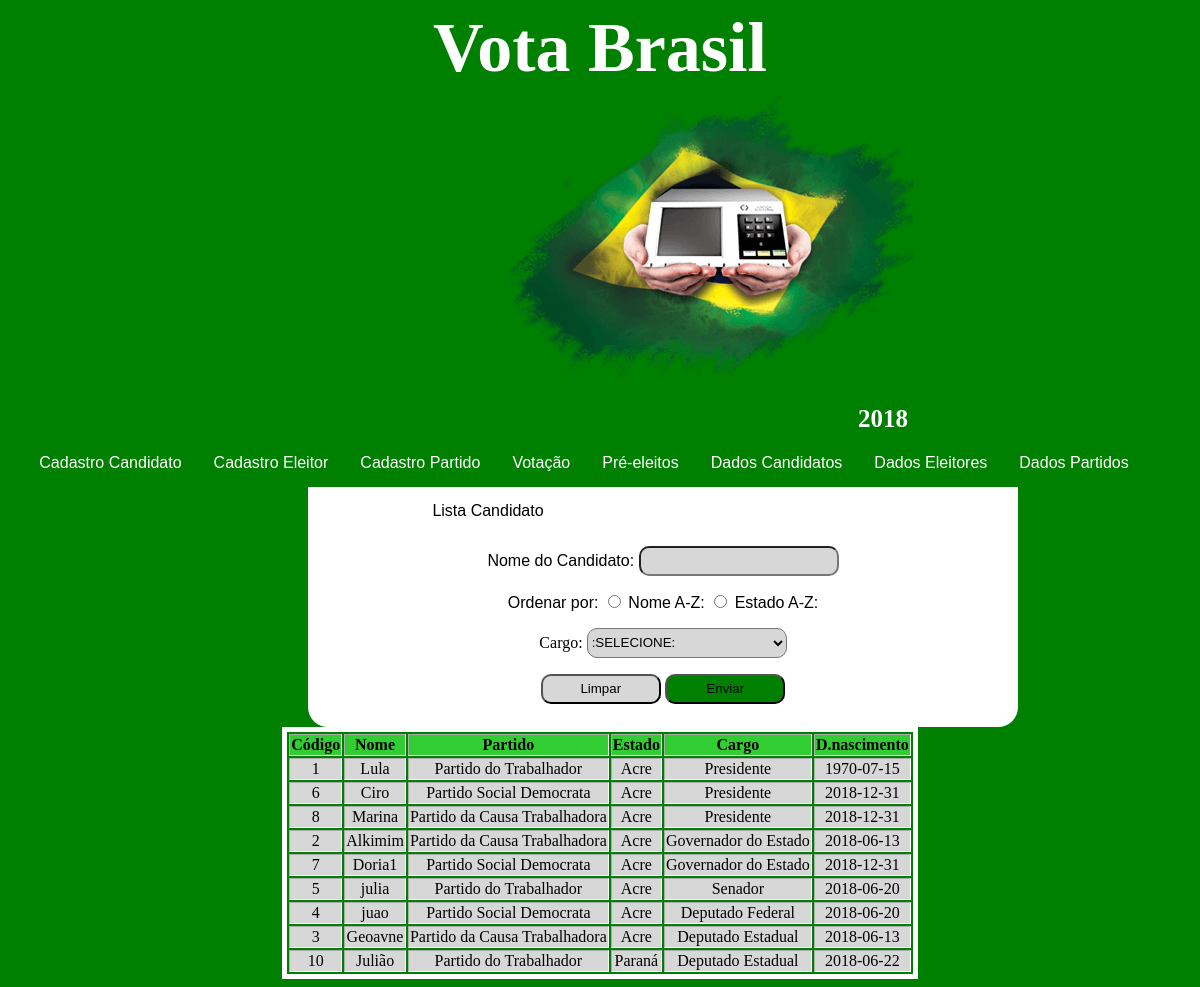
/dados_candidatos.php, run on the app's committed database.
### tables this page shows
CREATE TABLE IF NOT EXISTS `candidato` (
  `Id_candidato` int(11) NOT NULL AUTO_INCREMENT,
  `Nome_candidato` varchar(100) NOT NULL,
  `Data_nasc` date NOT NULL,
  `Cod_estado` int(11) NOT NULL,
  `Cod_partido` int(11) NOT NULL,
  `Cod_cargo` int(11) NOT NULL,
  PRIMARY KEY (`Id_candidato`),
  KEY `Cod_partido` (`Cod_partido`),
  KEY `Cod_cargo` (`Cod_cargo`),
  KEY `Cod_estado` (`Cod_estado`)
);

CREATE TABLE IF NOT EXISTS `partido` (
  `Id_partido` int(11) NOT NULL AUTO_INCREMENT,
  `Nome_partido` varchar(100) NOT NULL,
  `Sigla` varchar(100) NOT NULL,
  PRIMARY KEY (`Id_partido`)
);

CREATE TABLE IF NOT EXISTS `estado` (
  `Id_estado` int(11) NOT NULL AUTO_INCREMENT,
  `Nome_estado` varchar(100) NOT NULL,
  `UF` varchar(2) NOT NULL,
  PRIMARY KEY (`Id_estado`)
);

CREATE TABLE IF NOT EXISTS `cargo` (
  `Id_cargo` int(11) NOT NULL AUTO_INCREMENT,
  `Nome_cargo` varchar(100) NOT NULL,
  `Funcao` varchar(100) NOT NULL,
  PRIMARY KEY (`Id_cargo`)
);

### dados_candidatos.php (the view, shortened to what this page needs)
<?php
	include("cabecalho.php");
	include("conexao.php");
		echo"
		<div id='lista'>
			<form method = 'post' action = 'dados_candidatos.php'>
				<legend>Lista Candidato</legend>
				<p>
					<label>Nome do Candidato:</label>
					<input class='caixa' type='text' name='filtro_candidato' id='filtro_candidato'/>
				</p>
				<p>
					<label>Ordenar por:</label>
					<input type = 'radio' name = 'radio' value = 'ASC'/> Nome A-Z:
					<input type = 'radio' name = 'radio' value = 'DESC'/> Estado A-Z:
				</p>
				<label>Cargo: </label>
				<select name='filtro_cargo' class='caixa'>
				<option value=''>:SELECIONE:</option>";
					echo"
				</select>
				<p>
					<input class= 'botao_reset' type = 'Reset' value = 'Limpar'/>
					<input class= 'botao_submit' type = 'submit' value = 'Enviar'/>
				</p>
						</form>
					</div>
				";
	$select = "select * from candidato
	inner join partido
	on candidato.Cod_partido = partido.Id_partido
	inner join cargo
	on candidato.Cod_cargo = cargo.Id_cargo
	inner join estado
	on candidato.Cod_estado=estado.Id_estado" ;
	$resultado2 = mysqli_query($link,$select) or die(mysqli_error($link));
	echo "
			<table border='1'>
				<tr>
					<th>Código</th>
					<th>Nome</th>
					<th>Partido</th>
					<th>Estado</th>
					<th>Cargo</th>
					<th>D.nascimento</th>
				</tr>
	";
	while($linha = mysqli_fetch_array($resultado2)){
		echo "
			<tr>
				<td>$linha[Id_candidato]</td>
				<td>$linha[Nome_candidato]</td>
				<td>$linha[Nome_partido]</td>
				<td>$linha[Nome_estado]</td>
				<td>$linha[Nome_cargo]</td>
				<td>$linha[Data_nasc]</td>
			</tr>
		";
	}
	echo "
			</table>
			</body>
	";
?>
</head>

### cabecalho.php (shortened to what this page needs)
<html>
	<head>
		<link rel="stylesheet" type="text/css" href="estilo.css"/>
	</head>
	<body>
		<h1>Vota Brasil</h1>
		<img src='urna.png'/>
		<h2>2018</h2>
		<nav>
		<?php
			echo "<a href = 'form_candidato.php'>Cadastro Candidato</a>";
			echo "<a href = 'form_eleitor.php'>Cadastro Eleitor</a>";
			echo "<a href = 'form_partido.php'>Cadastro Partido</a>";
			echo "<a href = 'votacao.php'>Votação</a>";
			echo "<a href = 'Eleitos.php'>Pré-eleitos</a>";
			echo "<a href = 'dados_candidatos.php'>Dados Candidatos</a>";
			echo "<a href = 'dados_eleitores.php'>Dados Eleitores</a>";
			echo "<a href = 'dados_partidos.php'>Dados Partidos</a>";
		?>
		</nav>

### estilo.css (style rules this page uses)
html { background-color:green; }
h1 { color: white; font-size: 70px; text-align: center; font-family: Edwardian Script ITC; margin-top: 0px; margin-bottom:0px; }
h2 { color:white; font-size: 25px; margin-left:850px; font-family: Edwardian Script ITC; }
a { color:white; text-decoration:none; font-family:arial; }
nav { text-align:center; color:white; }
table { text-align:center; margin: 0 auto; border: solid 5px white; }
th { background-color:LimeGreen; color:black; }
td { background-color:rgb(215,215,215); color:black; }
img { margin-top:0 px; margin-left:500px; }
.caixa { width:200px; height:30px; border-radius:10px; background-color:rgb(215,215,215);; }
legend { margin-right: 350px; padding: 10px; font-family:arial; }
.botao_submit { background-color:green; width:120px; height:30px; border-radius:10px; color:black; font-family:arial; }
.botao_reset { background-color:rgb(215,215,215); width:120px; height:30px; border-radius:10px; color:black; font-family:arial; }
p { font-family:arial; }
#lista { padding:5px; background-color:white; width:700px; height:230px; margin-top:15px; margin-right:300px; margin-left:300px; text-align:center; border-radius:0px 0px 20px 20px; }

### data on the page
candidato: Id_candidato "1", Nome_candidato "Lula", Cod_partido.Nome_partido "Partido do Trabalhador", Cod_estado.Nome_estado "Acre", Cod_cargo.Nome_cargo "Presidente", Data_nasc "1970-07-15"
candidato: Id_candidato "6", Nome_candidato "Ciro", Cod_partido.Nome_partido "Partido Social Democrata", Cod_estado.Nome_estado "Acre", Cod_cargo.Nome_cargo "Presidente", Data_nasc "2018-12-31"
candidato: Id_candidato "8", Nome_candidato "Marina", Cod_partido.Nome_partido "Partido da Causa Trabalhadora", Cod_estado.Nome_estado "Acre", Cod_cargo.Nome_cargo "Presidente", Data_nasc "2018-12-31"
candidato: Id_candidato "2", Nome_candidato "Alkimim", Cod_partido.Nome_partido "Partido da Causa Trabalhadora", Cod_estado.Nome_estado "Acre", Cod_cargo.Nome_cargo "Governador do Estado", Data_nasc "2018-06-13"
candidato: Id_candidato "7", Nome_candidato "Doria1", Cod_partido.Nome_partido "Partido Social Democrata", Cod_estado.Nome_estado "Acre", Cod_cargo.Nome_cargo "Governador do Estado", Data_nasc "2018-12-31"
candidato: Id_candidato "5", Nome_candidato "julia", Cod_partido.Nome_partido "Partido do Trabalhador", Cod_estado.Nome_estado "Acre", Cod_cargo.Nome_cargo "Senador", Data_nasc "2018-06-20"
candidato: Id_candidato "4", Nome_candidato "juao", Cod_partido.Nome_partido "Partido Social Democrata", Cod_estado.Nome_estado "Acre", Cod_cargo.Nome_cargo "Deputado Federal", Data_nasc "2018-06-20"
candidato: Id_candidato "3", Nome_candidato "Geoavne", Cod_partido.Nome_partido "Partido da Causa Trabalhadora", Cod_estado.Nome_estado "Acre", Cod_cargo.Nome_cargo "Deputado Estadual", Data_nasc "2018-06-13"
candidato: Id_candidato "10", Nome_candidato "Julião", Cod_partido.Nome_partido "Partido do Trabalhador", Cod_estado.Nome_estado "Paraná", Cod_cargo.Nome_cargo "Deputado Estadual", Data_nasc "2018-06-22"
